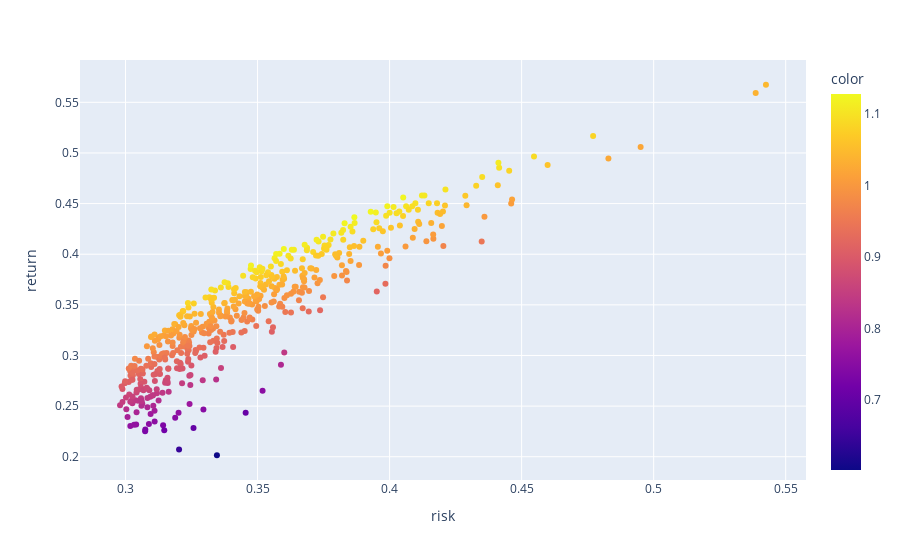

This figure's notebook cell:
### Code cell
px.scatter(data_nueva, x='risk', y='return', color=p_sharpe)

### Figure 1 — Plotly figure (JSON) as saved in the notebook; plotly's stock layout.template omitted (floating-point values rounded to 4 significant figures; data arrays with more than 128 entries replaced by an {"elided": "..."} marker saying what was removed)
{"data": [{"hovertemplate": "risk=%{x}<br>return=%{y}<br>color=%{marker.color}<extra></extra>", "legendgroup": "", "marker": {"color": {"elided": "500 float values"}, "coloraxis": "coloraxis", "symbol": "circle"}, "mode": "markers", "name": "", "orientation": "v", "showlegend": false, "type": "scatter", "x": {"elided": "500 float values"}, "xaxis": "x", "y": {"elided": "500 float values"}, "yaxis": "y"}], "layout": {"coloraxis": {"colorbar": {"title": {"text": "color"}}, "colorscale": [[0, "#0d0887"], [0.1111, "#46039f"], [0.2222, "#7201a8"], [0.3333, "#9c179e"], [0.4444, "#bd3786"], [0.5556, "#d8576b"], [0.6667, "#ed7953"], [0.7778, "#fb9f3a"], [0.8889, "#fdca26"], [1, "#f0f921"]]}, "legend": {"tracegroupgap": 0}, "margin": {"t": 60}, "xaxis": {"anchor": "y", "domain": [0, 1], "title": {"text": "risk"}}, "yaxis": {"anchor": "x", "domain": [0, 1], "title": {"text": "return"}}}}
